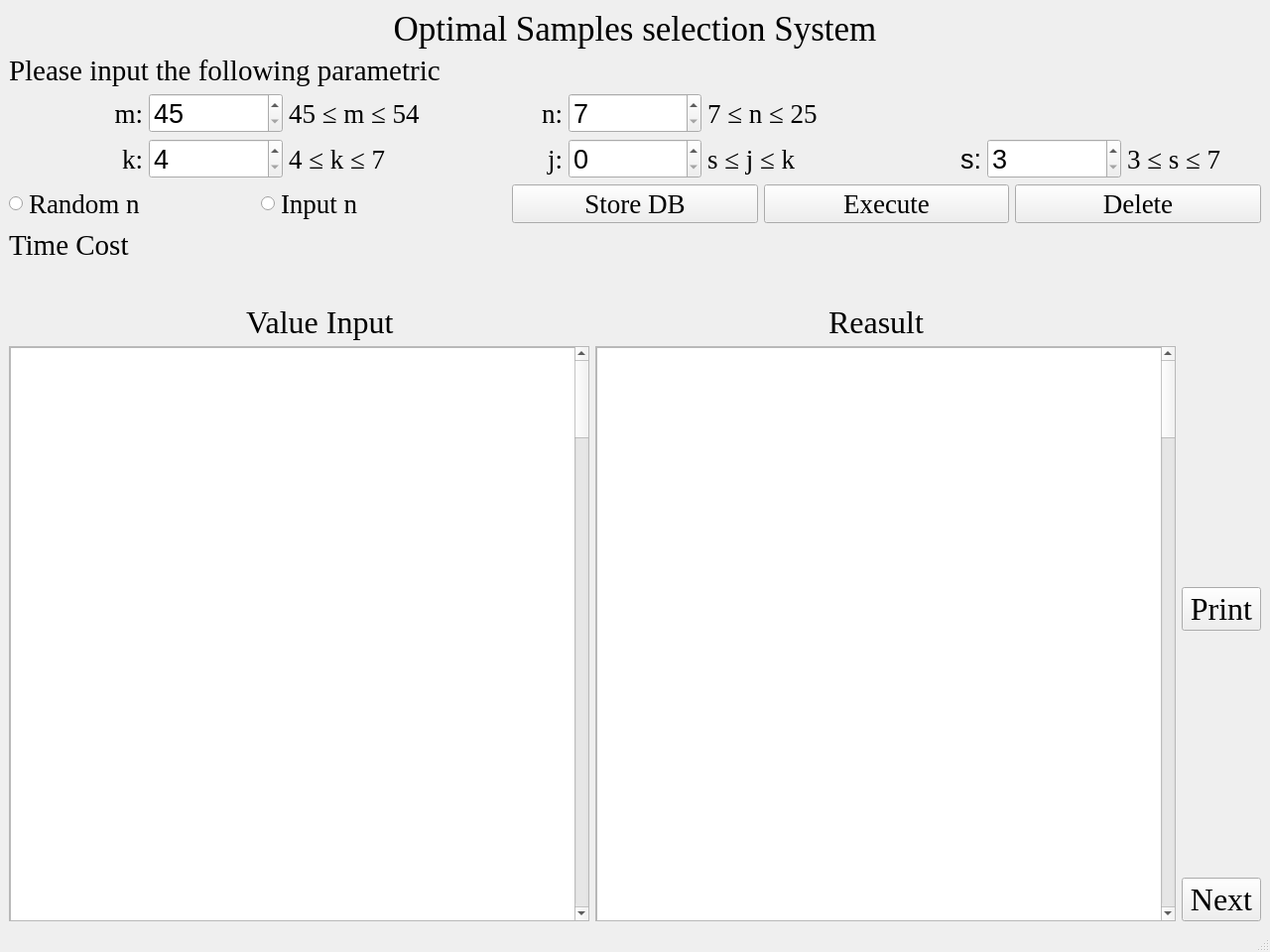
<?xml version="1.0" encoding="UTF-8"?>
<ui version="4.0">
 <class>P1MainWindow</class>
 <widget class="QMainWindow" name="P1MainWindow">
  <property name="geometry">
   <rect>
    <x>0</x>
    <y>0</y>
    <width>1280</width>
    <height>960</height>
   </rect>
  </property>
  <property name="minimumSize">
   <size>
    <width>1280</width>
    <height>960</height>
   </size>
  </property>
  <property name="windowTitle">
   <string>Optimal Samples selection System</string>
  </property>
  <widget class="QWidget" name="centralwidget">
   <layout class="QVBoxLayout" name="verticalLayout_3">
    <item>
     <widget class="QLabel" name="Title">
      <property name="font">
       <font>
        <family>Times New Roman</family>
        <pointsize>26</pointsize>
       </font>
      </property>
      <property name="text">
       <string>Optimal Samples selection System</string>
      </property>
      <property name="alignment">
       <set>Qt::AlignCenter</set>
      </property>
     </widget>
    </item>
    <item>
     <widget class="QLabel" name="InputData">
      <property name="font">
       <font>
        <family>Times New Roman</family>
        <pointsize>22</pointsize>
       </font>
      </property>
      <property name="text">
       <string>Please input the following parametric</string>
      </property>
     </widget>
    </item>
    <item>
     <layout class="QHBoxLayout" name="horizontalLayout">
      <item>
       <widget class="QLabel" name="m">
        <property name="font">
         <font>
          <family>Times New Roman</family>
          <pointsize>20</pointsize>
         </font>
        </property>
        <property name="text">
         <string>m:</string>
        </property>
        <property name="alignment">
         <set>Qt::AlignRight|Qt::AlignTrailing|Qt::AlignVCenter</set>
        </property>
       </widget>
      </item>
      <item>
       <widget class="QSpinBox" name="inputM">
        <property name="font">
         <font>
          <pointsize>20</pointsize>
         </font>
        </property>
        <property name="minimum">
         <number>45</number>
        </property>
        <property name="maximum">
         <number>54</number>
        </property>
       </widget>
      </item>
      <item>
       <widget class="QLabel" name="rangeM">
        <property name="font">
         <font>
          <family>Times New Roman</family>
          <pointsize>20</pointsize>
         </font>
        </property>
        <property name="text">
         <string>45 ≤ m ≤ 54</string>
        </property>
       </widget>
      </item>
      <item>
       <widget class="QLabel" name="n">
        <property name="font">
         <font>
          <family>Times New Roman</family>
          <pointsize>20</pointsize>
         </font>
        </property>
        <property name="text">
         <string>n:</string>
        </property>
        <property name="alignment">
         <set>Qt::AlignRight|Qt::AlignTrailing|Qt::AlignVCenter</set>
        </property>
       </widget>
      </item>
      <item>
       <widget class="QSpinBox" name="inputN">
        <property name="font">
         <font>
          <pointsize>20</pointsize>
         </font>
        </property>
        <property name="minimum">
         <number>7</number>
        </property>
        <property name="maximum">
         <number>25</number>
        </property>
       </widget>
      </item>
      <item>
       <widget class="QLabel" name="rangeN">
        <property name="font">
         <font>
          <family>Times New Roman</family>
          <pointsize>20</pointsize>
         </font>
        </property>
        <property name="text">
         <string>7 ≤ n ≤ 25</string>
        </property>
       </widget>
      </item>
      <item>
       <widget class="QLabel" name="label_14">
        <property name="text">
         <string/>
        </property>
       </widget>
      </item>
      <item>
       <widget class="QLabel" name="label_16">
        <property name="text">
         <string/>
        </property>
       </widget>
      </item>
      <item>
       <widget class="QLabel" name="label_15">
        <property name="text">
         <string/>
        </property>
       </widget>
      </item>
     </layout>
    </item>
    <item>
     <layout class="QHBoxLayout" name="horizontalLayout_3">
      <item>
       <widget class="QLabel" name="k">
        <property name="font">
         <font>
          <family>Times New Roman</family>
          <pointsize>20</pointsize>
         </font>
        </property>
        <property name="text">
         <string>k:</string>
        </property>
        <property name="alignment">
         <set>Qt::AlignRight|Qt::AlignTrailing|Qt::AlignVCenter</set>
        </property>
       </widget>
      </item>
      <item>
       <widget class="QSpinBox" name="inputK">
        <property name="font">
         <font>
          <pointsize>20</pointsize>
         </font>
        </property>
        <property name="minimum">
         <number>4</number>
        </property>
        <property name="maximum">
         <number>7</number>
        </property>
       </widget>
      </item>
      <item>
       <widget class="QLabel" name="rangeK">
        <property name="font">
         <font>
          <family>Times New Roman</family>
          <pointsize>20</pointsize>
         </font>
        </property>
        <property name="text">
         <string>4 ≤ k ≤ 7</string>
        </property>
       </widget>
      </item>
      <item>
       <widget class="QLabel" name="j">
        <property name="font">
         <font>
          <family>Times New Roman</family>
          <pointsize>20</pointsize>
         </font>
        </property>
        <property name="text">
         <string>j:</string>
        </property>
        <property name="alignment">
         <set>Qt::AlignRight|Qt::AlignTrailing|Qt::AlignVCenter</set>
        </property>
       </widget>
      </item>
      <item>
       <widget class="QSpinBox" name="inputJ">
        <property name="font">
         <font>
          <pointsize>20</pointsize>
         </font>
        </property>
       </widget>
      </item>
      <item>
       <widget class="QLabel" name="rangej">
        <property name="font">
         <font>
          <family>Times New Roman</family>
          <pointsize>20</pointsize>
         </font>
        </property>
        <property name="text">
         <string>s ≤ j ≤ k</string>
        </property>
       </widget>
      </item>
      <item>
       <widget class="QLabel" name="s">
        <property name="font">
         <font>
          <pointsize>20</pointsize>
         </font>
        </property>
        <property name="text">
         <string>s:</string>
        </property>
        <property name="alignment">
         <set>Qt::AlignRight|Qt::AlignTrailing|Qt::AlignVCenter</set>
        </property>
       </widget>
      </item>
      <item>
       <widget class="QSpinBox" name="inputS">
        <property name="font">
         <font>
          <pointsize>20</pointsize>
         </font>
        </property>
        <property name="minimum">
         <number>3</number>
        </property>
        <property name="maximum">
         <number>7</number>
        </property>
       </widget>
      </item>
      <item>
       <widget class="QLabel" name="ranges">
        <property name="font">
         <font>
          <family>Times New Roman</family>
          <pointsize>20</pointsize>
         </font>
        </property>
        <property name="text">
         <string>3 ≤ s ≤ 7</string>
        </property>
       </widget>
      </item>
     </layout>
    </item>
    <item>
     <layout class="QHBoxLayout" name="horizontalLayout_4">
      <item>
       <widget class="QRadioButton" name="RandomN">
        <property name="font">
         <font>
          <family>Times New Roman</family>
          <pointsize>20</pointsize>
         </font>
        </property>
        <property name="text">
         <string>Random n</string>
        </property>
       </widget>
      </item>
      <item>
       <widget class="QRadioButton" name="InputN">
        <property name="font">
         <font>
          <family>Times New Roman</family>
          <pointsize>20</pointsize>
         </font>
        </property>
        <property name="text">
         <string>Input n</string>
        </property>
       </widget>
      </item>
      <item>
       <widget class="QPushButton" name="Store">
        <property name="font">
         <font>
          <family>Times New Roman</family>
          <pointsize>20</pointsize>
         </font>
        </property>
        <property name="text">
         <string>Store DB</string>
        </property>
       </widget>
      </item>
      <item>
       <widget class="QPushButton" name="Execute">
        <property name="font">
         <font>
          <family>Times New Roman</family>
          <pointsize>20</pointsize>
         </font>
        </property>
        <property name="text">
         <string>Execute</string>
        </property>
       </widget>
      </item>
      <item>
       <widget class="QPushButton" name="Delete">
        <property name="font">
         <font>
          <family>Times New Roman</family>
          <pointsize>20</pointsize>
         </font>
        </property>
        <property name="text">
         <string>Delete</string>
        </property>
       </widget>
      </item>
     </layout>
    </item>
    <item>
     <widget class="QLabel" name="recort">
      <property name="font">
       <font>
        <family>Times New Roman</family>
        <pointsize>22</pointsize>
       </font>
      </property>
      <property name="text">
       <string>Time Cost</string>
      </property>
     </widget>
    </item>
    <item>
     <widget class="QLabel" name="label">
      <property name="font">
       <font>
        <family>Times New Roman</family>
        <pointsize>20</pointsize>
       </font>
      </property>
      <property name="text">
       <string/>
      </property>
     </widget>
    </item>
    <item>
     <layout class="QHBoxLayout" name="horizontalLayout_2">
      <item alignment="Qt::AlignHCenter">
       <widget class="QLabel" name="label_3">
        <property name="font">
         <font>
          <family>Times New Roman</family>
          <pointsize>24</pointsize>
         </font>
        </property>
        <property name="text">
         <string>Value Input</string>
        </property>
       </widget>
      </item>
      <item>
       <widget class="QLabel" name="label_2">
        <property name="font">
         <font>
          <family>Times New Roman</family>
          <pointsize>24</pointsize>
         </font>
        </property>
        <property name="text">
         <string>                        Reasult</string>
        </property>
       </widget>
      </item>
     </layout>
    </item>
    <item>
     <layout class="QHBoxLayout" name="horizontalLayout_5">
      <item>
       <widget class="QScrollArea" name="InputArea">
        <property name="widgetResizable">
         <bool>true</bool>
        </property>
        <widget class="QWidget" name="scrollAreaWidgetContents">
         <property name="geometry">
          <rect>
           <x>0</x>
           <y>0</y>
           <width>567</width>
           <height>10000</height>
          </rect>
         </property>
         <property name="minimumSize">
          <size>
           <width>0</width>
           <height>10000</height>
          </size>
         </property>
         <widget class="QListView" name="listView">
          <property name="geometry">
           <rect>
            <x>0</x>
            <y>0</y>
            <width>10000</width>
            <height>10000</height>
           </rect>
          </property>
          <property name="minimumSize">
           <size>
            <width>10000</width>
            <height>10000</height>
           </size>
          </property>
         </widget>
        </widget>
       </widget>
      </item>
      <item>
       <widget class="QScrollArea" name="ResultArea">
        <property name="widgetResizable">
         <bool>true</bool>
        </property>
        <widget class="QWidget" name="scrollAreaWidgetContents_2">
         <property name="geometry">
          <rect>
           <x>0</x>
           <y>0</y>
           <width>566</width>
           <height>10000</height>
          </rect>
         </property>
         <property name="minimumSize">
          <size>
           <width>0</width>
           <height>10000</height>
          </size>
         </property>
         <widget class="QListView" name="listView_2">
          <property name="geometry">
           <rect>
            <x>0</x>
            <y>0</y>
            <width>10000</width>
            <height>10000</height>
           </rect>
          </property>
          <property name="minimumSize">
           <size>
            <width>10000</width>
            <height>10000</height>
           </size>
          </property>
         </widget>
        </widget>
       </widget>
      </item>
      <item>
       <layout class="QVBoxLayout" name="verticalLayout">
        <item alignment="Qt::AlignBottom">
         <widget class="QPushButton" name="Print">
          <property name="font">
           <font>
            <family>Times New Roman</family>
            <pointsize>24</pointsize>
           </font>
          </property>
          <property name="text">
           <string>Print</string>
          </property>
          <property name="iconSize">
           <size>
            <width>16</width>
            <height>16</height>
           </size>
          </property>
         </widget>
        </item>
        <item alignment="Qt::AlignBottom">
         <widget class="QPushButton" name="Next">
          <property name="font">
           <font>
            <family>Times New Roman</family>
            <pointsize>24</pointsize>
           </font>
          </property>
          <property name="text">
           <string>Next</string>
          </property>
         </widget>
        </item>
       </layout>
      </item>
     </layout>
    </item>
   </layout>
  </widget>
  <widget class="QStatusBar" name="statusbar"/>
 </widget>
 <resources/>
 <connections/>
</ui>
